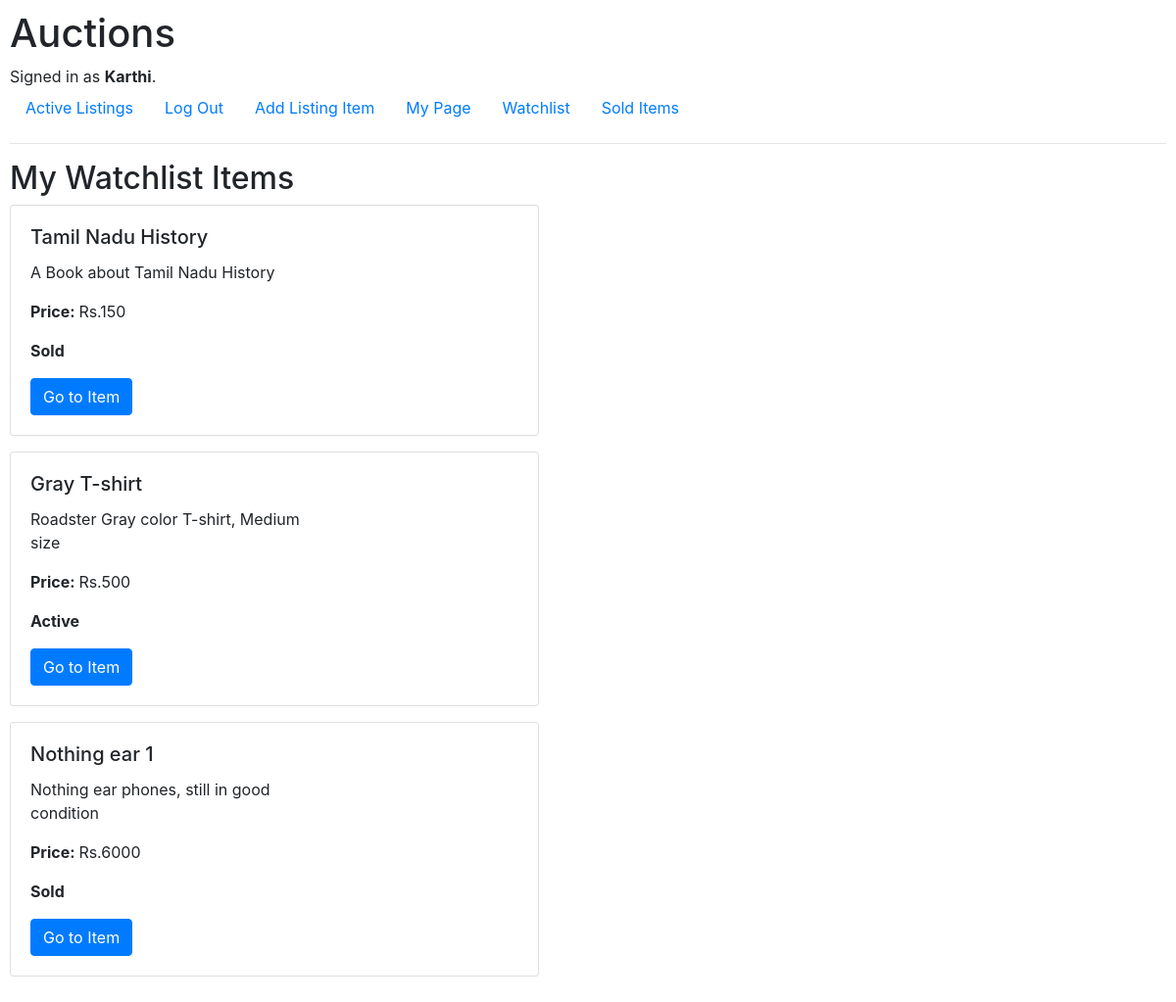
/watchlist (signed in), run on an earlier commit of the app's database.
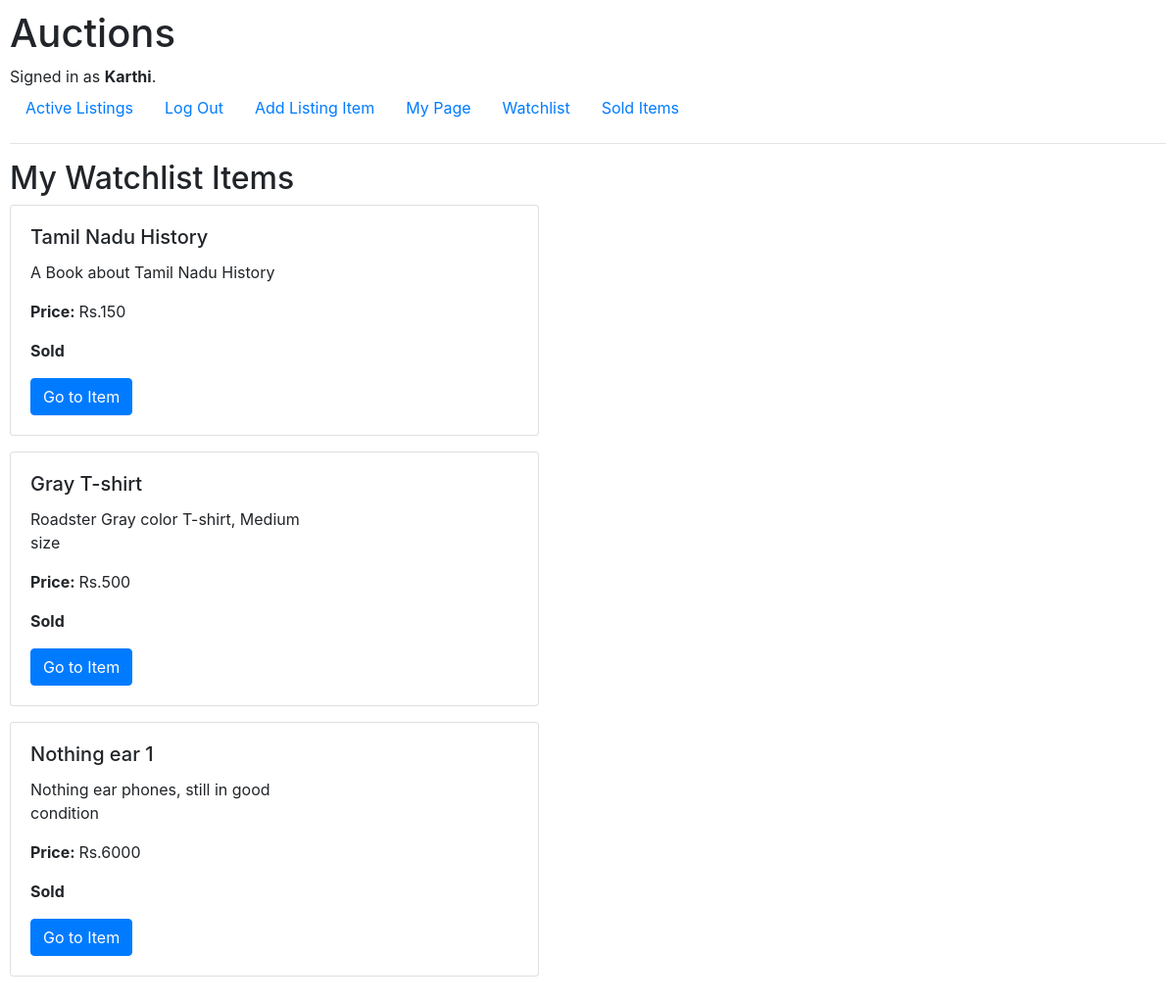
And on a later commit of the database.
### auctions/models.py (models this page shows, shortened)
class listing(models.Model):
    title = models.CharField(max_length=20)
    description = models.CharField(max_length=64)
    price = models.IntegerField()
    category = models.ForeignKey(Category, blank=True, null=True, on_delete=models.CASCADE, related_name="item_type")
    image = models.ImageField(null=True, blank=True, upload_to='images/')
    posted_user = models.ForeignKey(User, related_name="posted_item", on_delete=models.CASCADE, null=True)
    isActive = models.BooleanField(default=True)
    watchlist = models.ManyToManyField(User, null=True, related_name="Watch_items", blank=True)

### auctions/views.py (the view)
# urls.py: path("watchlist", views.watch, name="watch"),
@login_required
def watch(request):
    u = request.user
    items = u.Watch_items.all()
    return render(request, "auctions/mywatchlist.html", {
        "items" : items,
        })

### auctions/templates/auctions/mywatchlist.html (shortened to what this page needs)
{% extends 'auctions/layout.html' %}
{% block body %}
<h2>My Watchlist Items</h2>
{% for item in items %}
<div class="card mb-3" style="max-width: 540px;">
    <div class="row g-0">
        <div class="col-md-8">
            <div class="card-body">
                <h5 class="card-title">{{item.title}}</h5>
                <p class="card-text">{{item.description}}</p>
                <p class="card-text"><strong>Price: </strong>Rs.{{item.price}}</p>
                <p class="card-text">
                    {% if item.isActive == True %}
                    <strong>Active</strong>
                    {%else%}
                    <strong>Sold</strong>
                    {%endif%}</p>
                <a href="{% url 'list' item.title %}" method="post" class="btn btn-primary">Go to Item</a>
            </div>
        </div>
    </div>
</div>
    {% empty %}
<hr />
    <h4> No items </h4>
<hr />
    {% endfor %}
{% endblock %}

What changed in the data, as far as the page shows it:
changed listing "Gray T-shirt": isActive "Active" → "Sold"
